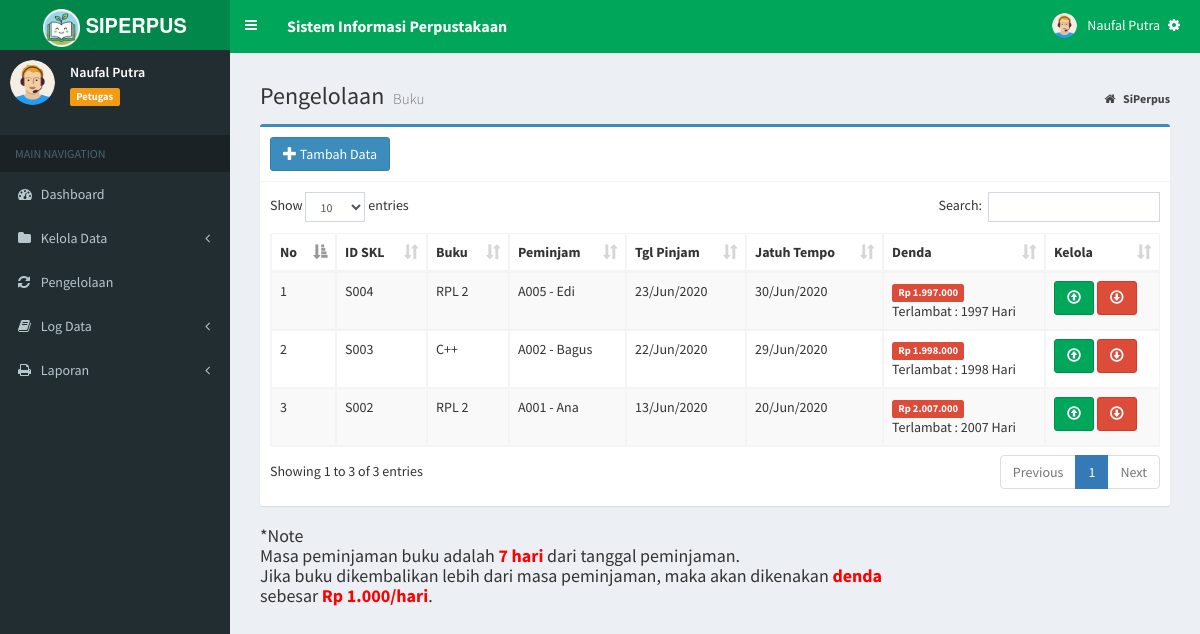
/index.php?page=data_sirkul (signed in), run on an earlier commit of the app's database.
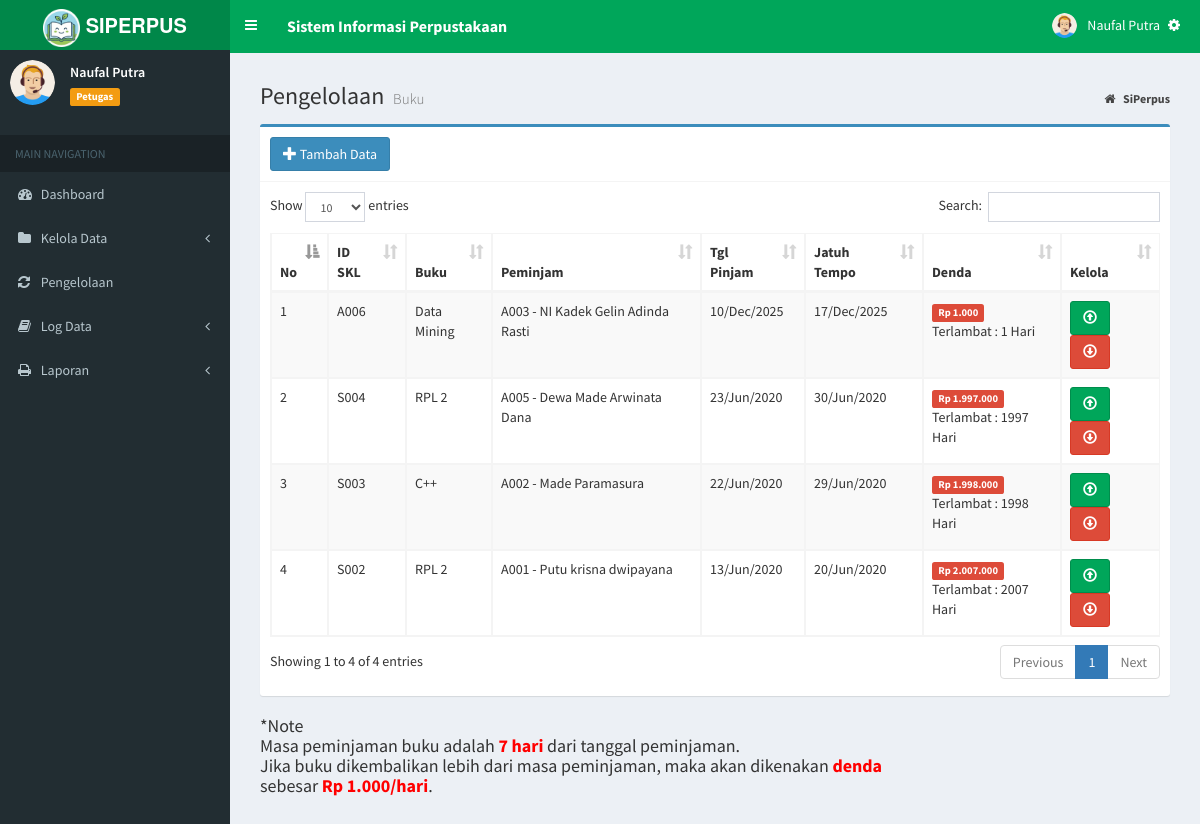
And on a later commit of the database.
### tables this page shows
CREATE TABLE `tb_sirkulasi` (
  `id_sk` varchar(20) NOT NULL,
  `id_buku` varchar(10) NOT NULL,
  `id_anggota` varchar(10) NOT NULL,
  `tgl_pinjam` date NOT NULL,
  `tgl_kembali` date NOT NULL,
  `status` enum('PIN','KEM') NOT NULL,
  `tgl_dikembalikan` date DEFAULT NULL,
  PRIMARY KEY (`id_sk`),
  KEY `id_buku` (`id_buku`),
  KEY `id_anggota` (`id_anggota`),
  CONSTRAINT `tb_sirkulasi_ibfk_1` FOREIGN KEY (`id_buku`) REFERENCES `tb_buku` (`id_buku`) ON DELETE CASCADE ON UPDATE CASCADE,
  CONSTRAINT `tb_sirkulasi_ibfk_2` FOREIGN KEY (`id_anggota`) REFERENCES `tb_anggota` (`id_anggota`) ON DELETE CASCADE ON UPDATE CASCADE
);

CREATE TABLE `tb_buku` (
  `id_buku` varchar(10) NOT NULL,
  `judul_buku` varchar(500) NOT NULL,
  `pengarang` varchar(100) NOT NULL,
  `penerbit` varchar(100) NOT NULL,
  `th_terbit` year NOT NULL,
  PRIMARY KEY (`id_buku`)
);

CREATE TABLE `tb_anggota` (
  `id_anggota` varchar(10) NOT NULL,
  `nama` varchar(100) DEFAULT NULL,
  `jekel` enum('Laki-laki','Perempuan') NOT NULL,
  `jurusan` varchar(50) NOT NULL,
  `no_hp` varchar(15) NOT NULL,
  PRIMARY KEY (`id_anggota`)
);

### admin/sirkul/data_sirkul.php (the view)
<section class="content-header">
    <h1>
        Pengelolaan
        <small>Buku</small>
    </h1>
    <ol class="breadcrumb">
        <li>
            <a href="index.php">
                <i class="fa fa-home"></i>
                <b>SiPerpus</b>
            </a>
        </li>
    </ol>
</section>
<section class="content">
    <div class="box box-primary">
        <div class="box-header with-border">
            <a href="?page=add_sirkul" title="Tambah Data" class="btn btn-primary">
                <i class="glyphicon glyphicon-plus"></i> Tambah Data</a>
        </div>
        <div class="box-body">
            <div class="table-responsive">
                <table id="example1" class="table table-bordered table-striped">
                    <thead>
                        <tr>
                            <th>No</th>
                            <th>ID SKL</th>
                            <th>Buku</th>
                            <th>Peminjam</th>
                            <th>Tgl Pinjam</th>
                            <th>Jatuh Tempo</th>
                            <th>Denda</th>
                            <th>Kelola</th>
                        </tr>
                    </thead>
                    <tbody>
                        <?php
                        $no = 1;
                        $sql = $koneksi->query("SELECT s.id_sk, b.judul_buku,
                  a.id_anggota,
                  a.nama,
                  s.tgl_pinjam,
                  s.tgl_kembali
                  from tb_sirkulasi s inner join tb_buku b on s.id_buku=b.id_buku
                  inner join tb_anggota a on s.id_anggota=a.id_anggota where status='PIN' order by tgl_pinjam desc");
                        while ($data = $sql->fetch_assoc()) {
                        ?>
                            <tr>
                                <td>
                                    <?php echo $no++; ?>
                                </td>
                                <td>
                                    <?php echo $data['id_sk']; ?>
                                </td>
                                <td>
                                    <?php echo $data['judul_buku']; ?>
                                </td>
                                <td>
                                    <?php echo $data['id_anggota']; ?>
                                    -
                                    <?php echo $data['nama']; ?>
                                </td>
                                <td>
                                    <?php $tgl = $data['tgl_pinjam'];
                                    echo date("d/M/Y", strtotime($tgl)) ?>
                                </td>
                                <td>
                                    <?php $tgl = $data['tgl_kembali'];
                                    echo date("d/M/Y", strtotime($tgl)) ?>
                                </td>
                                <?php
                                $u_denda = 1000;
                                $tgl1 = date("Y-m-d");
                                $tgl2 = $data['tgl_kembali'];
                                $pecah1 = explode("-", $tgl1);
                                $date1 = $pecah1[2];
                                $month1 = $pecah1[1];
                                $year1 = $pecah1[0];
                                $pecah2 = explode("-", $tgl2);
                                $date2 = $pecah2[2];
                                $month2 = $pecah2[1];
                                $year2 =  $pecah2[0];
                                $jd1 = GregorianToJD($month1, $date1, $year1);
                                $jd2 = GregorianToJD($month2, $date2, $year2);
                                $selisih = $jd1 - $jd2;
                                $denda = $selisih * $u_denda;
                                ?>
                                <td>
                                    <?php if ($selisih <= 0) { ?>
                                        <span class="label label-primary">Masa Peminjaman</span>
                                    <?php } elseif ($selisih > 0) { ?>
                                        <span class="label label-danger">
                                            Rp <?= number_format($denda, 0, ',', '.') ?>
                                        </span>
                                        <br> Terlambat :
                                        <?= $selisih ?>
                                        Hari
                                </td>
                            <?php } ?>
                            <td>
                                <a href="?page=panjang&kode=<?php echo $data['id_sk']; ?>" onclick="return confirm('Perpanjang Data Ini ?')" title="Perpanjang" class="btn btn-success">
                                    <i class="glyphicon glyphicon-upload"></i>
                                </a>
                                <a href="?page=kembali&kode=<?php echo $data['id_sk']; ?>" onclick="return confirm('Kembalikan Buku Ini ?')" title="Kembalikan" class="btn btn-danger">
                                    <i class="glyphicon glyphicon-download"></i>
                                </a>
                            </td>
                            </tr>
                        <?php
                        }
                        ?>
                    </tbody>
                </table>
            </div>
        </div>
    </div>
    <h4> *Note
        <br> Masa peminjaman buku adalah <span style="color:red; font-weight:bold;">7 hari</span> dari tanggal peminjaman.
        <br> Jika buku dikembalikan lebih dari masa peminjaman, maka akan dikenakan <span style="color:red; font-weight:bold;">denda</span>
        <br> sebesar <span style="color:red; font-weight:bold;">Rp 1.000/hari</span>.
    </h4>
</section>

What changed in the data, as far as the page shows it:
added tb_sirkulasi: id_sk "A006", id_buku.judul_buku "Data Mining", id_anggota.id_anggota "A003", id_anggota.nama "NI Kadek Gelin Adinda Rasti", tgl_pinjam "10/Dec/2025", tgl_kembali "17/Dec/2025", tgl_kembali "1.000", tgl_kembali "1"
changed through a linked row, tb_sirkulasi "S004": id_anggota.nama "Edi" → "Dewa Made Arwinata Dana"
changed through a linked row, tb_sirkulasi "S003": id_anggota.nama "Bagus" → "Made Paramasura"
changed through a linked row, tb_sirkulasi "S002": id_anggota.nama "Ana" → "Putu krisna dwipayana"
Also different on the page:
text written by a page script: "Show entries Search: Showing 1 to 3 of 3 entries Previous 1 Next" → "Show entries Search: Showing 1 to 4 of 4 entries Previous 1 Next"
